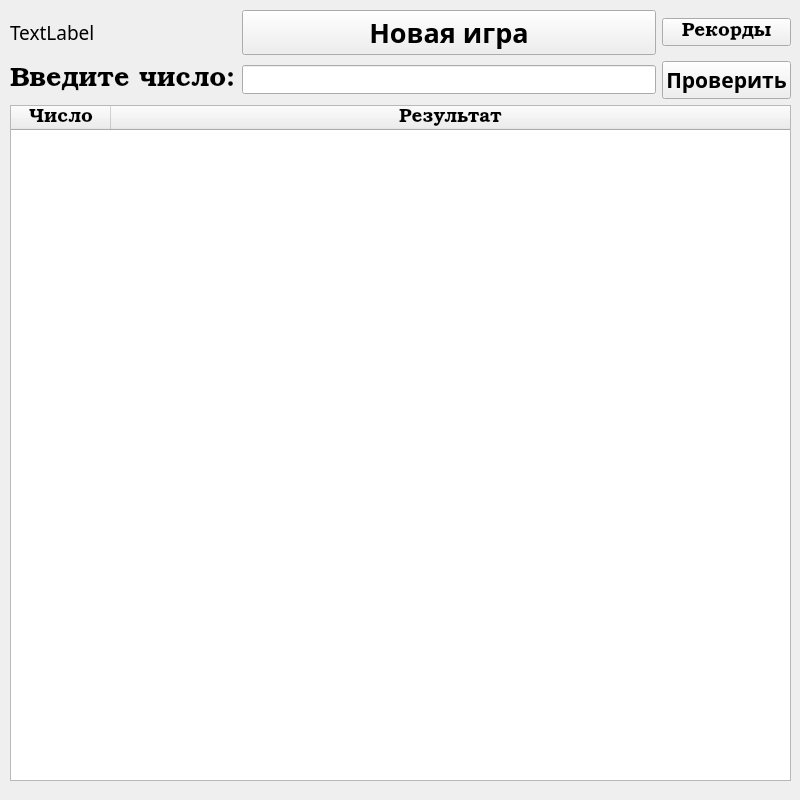
<?xml version="1.0" encoding="UTF-8"?>
<ui version="4.0">
 <class>Game</class>
 <widget class="QWidget" name="Game">
  <property name="geometry">
   <rect>
    <x>0</x>
    <y>0</y>
    <width>800</width>
    <height>800</height>
   </rect>
  </property>
  <property name="windowTitle">
   <string>Game</string>
  </property>
  <widget class="QWidget" name="gridLayoutWidget">
   <property name="geometry">
    <rect>
     <x>10</x>
     <y>10</y>
     <width>781</width>
     <height>771</height>
    </rect>
   </property>
   <layout class="QGridLayout" name="gridLayout">
    <item row="1" column="2">
     <widget class="QPushButton" name="check">
      <property name="font">
       <font>
        <family>Sitka Heading</family>
        <pointsize>16</pointsize>
        <bold>true</bold>
       </font>
      </property>
      <property name="text">
       <string>Проверить</string>
      </property>
     </widget>
    </item>
    <item row="0" column="0">
     <widget class="QLabel" name="state">
      <property name="font">
       <font>
        <family>Sitka Text</family>
        <pointsize>14</pointsize>
       </font>
      </property>
      <property name="text">
       <string>TextLabel</string>
      </property>
      <property name="wordWrap">
       <bool>true</bool>
      </property>
     </widget>
    </item>
    <item row="1" column="1">
     <widget class="QLineEdit" name="input">
      <property name="baseSize">
       <size>
        <width>200</width>
        <height>30</height>
       </size>
      </property>
      <property name="font">
       <font>
        <family>Palatino Linotype</family>
        <pointsize>14</pointsize>
       </font>
      </property>
      <property name="maxLength">
       <number>100</number>
      </property>
     </widget>
    </item>
    <item row="0" column="2">
     <widget class="QPushButton" name="viewRecords">
      <property name="font">
       <font>
        <family>Bookman Old Style</family>
        <pointsize>14</pointsize>
       </font>
      </property>
      <property name="text">
       <string>Рекорды</string>
      </property>
     </widget>
    </item>
    <item row="0" column="1">
     <widget class="QPushButton" name="newGame">
      <property name="font">
       <font>
        <family>Sitka Heading</family>
        <pointsize>20</pointsize>
        <bold>true</bold>
       </font>
      </property>
      <property name="text">
       <string>Новая игра</string>
      </property>
     </widget>
    </item>
    <item row="1" column="0">
     <widget class="QLabel" name="enternum">
      <property name="font">
       <font>
        <family>Bookman Old Style</family>
        <pointsize>20</pointsize>
       </font>
      </property>
      <property name="text">
       <string>Введите число:</string>
      </property>
     </widget>
    </item>
    <item row="2" column="0" colspan="3">
     <widget class="QTableWidget" name="igra">
      <property name="font">
       <font>
        <family>Bookman Old Style</family>
        <pointsize>14</pointsize>
       </font>
      </property>
      <property name="editTriggers">
       <set>QAbstractItemView::NoEditTriggers</set>
      </property>
      <property name="columnCount">
       <number>2</number>
      </property>
      <attribute name="horizontalHeaderStretchLastSection">
       <bool>true</bool>
      </attribute>
      <column>
       <property name="text">
        <string>Число</string>
       </property>
      </column>
      <column>
       <property name="text">
        <string>Результат</string>
       </property>
      </column>
     </widget>
    </item>
   </layout>
  </widget>
 </widget>
 <resources/>
 <connections/>
</ui>
